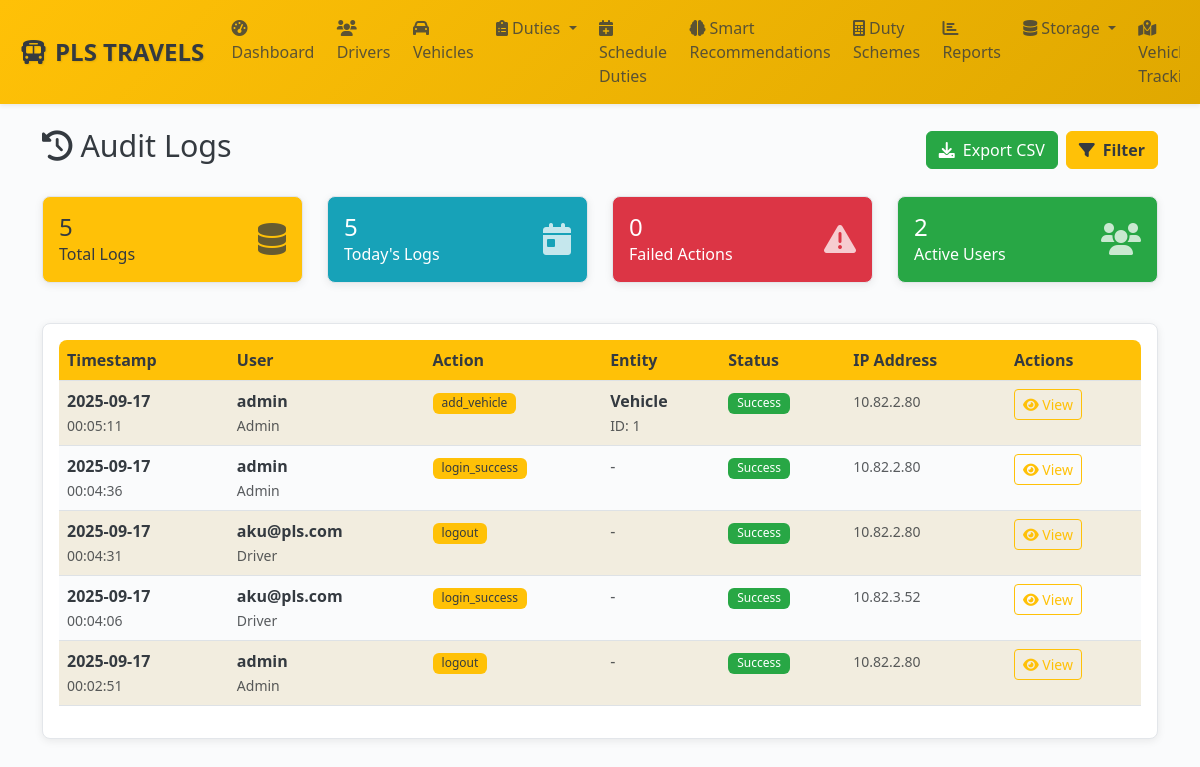
Screenshot of /admin/audit-logs (signed in) with the database file from the repository.
### models.py (models this page shows, shortened)
class AuditLog(db.Model):
    __tablename__ = 'audit_logs'
    id = db.Column(db.Integer, primary_key=True)
    user_id = db.Column(db.Integer, db.ForeignKey('users.id'), nullable=False, index=True)
    session_id = db.Column(db.String(100))
    action = db.Column(db.String(100), nullable=False, index=True)
    entity_type = db.Column(db.String(50), index=True)
    entity_id = db.Column(db.Integer)
    entity_uuid = db.Column(db.String(36))
    old_values = db.Column(db.Text)  # JSON
    new_values = db.Column(db.Text)  # JSON
    changed_fields = db.Column(db.Text)  # JSON array
    ip_address = db.Column(db.String(45))
    user_agent = db.Column(db.String(500))
    request_url = db.Column(db.String(500))
    request_method = db.Column(db.String(10))
    success = db.Column(db.Boolean, default=True)
    error_message = db.Column(db.Text)
    execution_time = db.Column(db.Float)  # milliseconds
    created_at = db.Column(db.DateTime, default=get_ist_time_naive, index=True)
    user = db.relationship('User', backref='audit_logs')
    __table_args__ = (
        Index('idx_audit_date_user', 'created_at', 'user_id'),
        Index('idx_audit_entity', 'entity_type', 'entity_id'),
    )

class User(UserMixin, db.Model):
    __tablename__ = 'users'
    id = db.Column(db.Integer, primary_key=True)
    uuid = db.Column(db.String(36), unique=True, nullable=False, default=lambda: str(uuid.uuid4()))
    username = db.Column(db.String(64), unique=True, nullable=False, index=True)
    email = db.Column(db.String(120), unique=True, nullable=False, index=True)
    password_hash = db.Column(db.String(256), nullable=False)
    role = db.Column(db.Enum(UserRole), nullable=False, default=UserRole.DRIVER, index=True)
    status = db.Column(db.Enum(UserStatus), nullable=False, default=UserStatus.ACTIVE, index=True)
    first_name = db.Column(db.String(50))
    last_name = db.Column(db.String(50))
    phone = db.Column(db.String(20), unique=True, index=True)
    whatsapp_number = db.Column(db.String(20), index=True)  # Dedicated WhatsApp number
    profile_picture = db.Column(db.String(255))
    last_login = db.Column(db.DateTime)
    login_count = db.Column(db.Integer, default=0)
    failed_login_attempts = db.Column(db.Integer, default=0)
    password_changed_at = db.Column(db.DateTime, default=get_ist_time_naive)
    two_factor_enabled = db.Column(db.Boolean, default=False)
    reset_token = db.Column(db.String(6))
    reset_token_expiry = db.Column(db.DateTime)
    created_at = db.Column(db.DateTime, default=get_ist_time_naive, nullable=False)
    updated_at = db.Column(db.DateTime, default=get_ist_time_naive, onupdate=get_ist_time_naive)
    created_by = db.Column(db.Integer, db.ForeignKey('users.id'))
    driver_profile = db.relationship('Driver', foreign_keys='Driver.user_id', backref='user', uselist=False, cascade='all, delete-orphan')
    managed_branches = db.relationship('Branch',
                                     secondary=manager_branches,
                                     primaryjoin='User.id == manager_branches.c.manager_id',
                                     secondaryjoin='Branch.id == manager_branches.c.branch_id',
                                     backref='managers')

### admin_routes.py (the view, shortened to what this page needs)
@admin_bp.route('/audit-logs')
@login_required
@admin_required
def audit_logs():
    page = request.args.get('page', 1, type=int)
    per_page = request.args.get('per_page', 50, type=int)
    user_filter = request.args.get('user', '', type=int)
    action_filter = request.args.get('action', '')
    entity_type_filter = request.args.get('entity_type', '')
    date_from = request.args.get('date_from', '')
    date_to = request.args.get('date_to', '')
    search_term = request.args.get('search', '')
    success_filter = request.args.get('success', '')
    query = AuditLog.query.join(User, AuditLog.user_id == User.id)
    if user_filter:
        query = query.filter(AuditLog.user_id == user_filter)
    if action_filter:
        query = query.filter(AuditLog.action.ilike(f'%{action_filter}%'))
    if entity_type_filter:
        query = query.filter(AuditLog.entity_type == entity_type_filter)
    if date_from:
        try:
            from_date = datetime.strptime(date_from, '%Y-%m-%d')
            query = query.filter(AuditLog.created_at >= from_date)
        except ValueError:
            pass
    if success_filter:
        success_bool = success_filter.lower() == 'true'
        query = query.filter(AuditLog.success == success_bool)
    audit_logs = query.order_by(desc(AuditLog.created_at)).paginate(
        page=page, per_page=per_page, error_out=False
    )
    users = User.query.filter(User.role.in_([UserRole.ADMIN, UserRole.MANAGER])).all()
    actions = db.session.query(AuditLog.action).distinct().order_by(AuditLog.action).all()
    entity_types = db.session.query(AuditLog.entity_type).distinct().filter(
        AuditLog.entity_type.isnot(None)
    ).order_by(AuditLog.entity_type).all()
    stats = {
        'total_logs': AuditLog.query.count(),
        'today_logs': AuditLog.query.filter(
            AuditLog.created_at >= datetime.now().date()
        ).count(),
        'failed_actions': AuditLog.query.filter(AuditLog.success == False).count(),
        'unique_users': db.session.query(AuditLog.user_id).distinct().count()
    }
    return render_template('admin/audit_logs.html',
                         audit_logs=audit_logs,
                         users=users,
                         actions=[a[0] for a in actions],
                         entity_types=[e[0] for e in entity_types],
                         user_filter=user_filter,
                         action_filter=action_filter,
                         entity_type_filter=entity_type_filter,
                         date_from=date_from,
                         date_to=date_to,
                         search_term=search_term,
                         success_filter=success_filter,
                         per_page=per_page,
                         stats=stats)

### admin_routes.py (called while the page is built)
def admin_required(f):
    @wraps(f)
    def decorated_function(*args, **kwargs):
        from models import UserRole
        if not current_user.is_authenticated or current_user.role != UserRole.ADMIN:
            flash('Admin access required.', 'error')
            return redirect(url_for('auth.login'))
        return f(*args, **kwargs)
    return decorated_function

### templates/admin/audit_logs.html (shortened to what this page needs)
{% extends "base.html" %}
{% block content %}
<div class="d-flex justify-content-between align-items-center mb-4">
    <h2><i class="fas fa-history me-2"></i>Audit Logs</h2>
    <div class="d-flex gap-2">
        <a href="{{ url_for('admin.export_audit_logs', **request.args) }}" class="btn btn-success">
            <i class="fas fa-download me-2"></i>Export CSV
        </a>
        <button class="btn btn-primary" data-bs-toggle="modal" data-bs-target="#filterModal">
            <i class="fas fa-filter me-2"></i>Filter
        </button>
    </div>
</div>
<div class="row mb-4">
    <div class="col-md-3 col-sm-6 mb-3">
        <div class="card bg-primary text-white">
            <div class="card-body">
                <div class="d-flex justify-content-between">
                    <div>
                        <h4 class="mb-0">{{ "{:,}".format(stats.total_logs) }}</h4>
                        <p class="mb-0">Total Logs</p>
                    </div>
                    <div class="align-self-center">
                        <i class="fas fa-database fa-2x opacity-75"></i>
                    </div>
                </div>
            </div>
        </div>
    </div>
    <div class="col-md-3 col-sm-6 mb-3">
        <div class="card bg-info text-white">
            <div class="card-body">
                <div class="d-flex justify-content-between">
                    <div>
                        <h4 class="mb-0">{{ "{:,}".format(stats.today_logs) }}</h4>
                        <p class="mb-0">Today's Logs</p>
                    </div>
                    <div class="align-self-center">
                        <i class="fas fa-calendar-day fa-2x opacity-75"></i>
                    </div>
                </div>
            </div>
        </div>
    </div>
    <div class="col-md-3 col-sm-6 mb-3">
        <div class="card bg-danger text-white">
            <div class="card-body">
                <div class="d-flex justify-content-between">
                    <div>
                        <h4 class="mb-0">{{ "{:,}".format(stats.failed_actions) }}</h4>
                        <p class="mb-0">Failed Actions</p>
                    </div>
                    <div class="align-self-center">
                        <i class="fas fa-exclamation-triangle fa-2x opacity-75"></i>
                    </div>
                </div>
            </div>
        </div>
    </div>
    <div class="col-md-3 col-sm-6 mb-3">
        <div class="card bg-success text-white">
            <div class="card-body">
                <div class="d-flex justify-content-between">
                    <div>
                        <h4 class="mb-0">{{ "{:,}".format(stats.unique_users) }}</h4>
                        <p class="mb-0">Active Users</p>
                    </div>
                    <div class="align-self-center">
                        <i class="fas fa-users fa-2x opacity-75"></i>
                    </div>
                </div>
            </div>
        </div>
    </div>
</div>
<div class="card">
    <div class="card-body">
        {% if audit_logs.items %}
        <div class="table-responsive">
            <table class="table table-striped table-hover">
                <thead>
                    <tr>
                        <th>Timestamp</th>
                        <th>User</th>
                        <th>Action</th>
                        <th>Entity</th>
                        <th>Status</th>
                        <th>IP Address</th>
                        <th>Actions</th>
                    </tr>
                </thead>
                <tbody>
                    {% for log in audit_logs.items %}
                    <tr class="{% if not log.success %}table-danger{% endif %}">
                        <td>
                            <div>
                                <strong>{{ log.created_at.strftime('%Y-%m-%d') }}</strong><br>
                                <small class="text-muted">{{ log.created_at.strftime('%H:%M:%S') }}</small>
                            </div>
                        </td>
                        <td>
                            {% if log.user %}
                            <div>
                                <strong>{{ log.user.username }}</strong><br>
                                <small class="text-muted">{{ log.user.role.value.title() }}</small>
                            </div>
                            {% else %}
                            <span class="text-muted">Unknown User</span>
                            {% endif %}
                        </td>
                        <td>
                            <span class="badge bg-primary">{{ log.action }}</span>
                        </td>
                        <td>
                            {% if log.entity_type %}
                            <div>
                                <strong>{{ log.entity_type.title() }}</strong>
                                {% if log.entity_id %}
                                <br><small class="text-muted">ID: {{ log.entity_id }}</small>
                                {% endif %}
                            </div>
                            {% else %}
                            <span class="text-muted">-</span>
                            {% endif %}
                        </td>
                        <td>
                            {% if log.success %}
                                <span class="badge bg-success">Success</span>
                            {% else %}
                                <span class="badge bg-danger">Failed</span>
                            {% endif %}
                        </td>
                        <td>
                            <small class="text-muted">{{ log.ip_address or '-' }}</small>
                        </td>
                        <td>
                            <a href="{{ url_for('admin.view_audit_log', log_id=log.id) }}" class="btn btn-sm btn-outline-primary">
                                <i class="fas fa-eye"></i> View
                            </a>
                        </td>
                    </tr>
                    {% endfor %}
                </tbody>
            </table>
        </div>
        {% else %}
        <div class="text-center py-5">
            <i class="fas fa-history fa-3x text-muted mb-3"></i>
            <h5 class="text-muted">No audit logs found</h5>
            <p class="text-muted">Try adjusting your filters or check back later.</p>
        </div>
        {% endif %}
    </div>
</div>
{% endblock %}

### static/css/custom.css (style rules this page uses)
:root { --pls-primary: #ffc107; --pls-secondary: #6c757d; --pls-success: #28a745; --pls-warning: #fd7e14; --pls-danger: #dc3545; --pls-info: #17a2b8; --pls-light: #ffffff; --pls-dark: #343a40; --pls-accent: #6f42c1; --pls-text-dark: #343a40; --pls-text-light: #ffffff; --pls-gray-light: #f8f9fa; --pls-gray-medium: #6c757d; --pls-gray-dark: #495057; }
@media (min-width: 769px) { .card { box-shadow: 0 4px 12px rgba(0,0,0,0.08); transition: transform 0.2s ease, box-shadow 0.2s ease; } }
@media (min-width: 769px) { .btn { transition: all 0.2s ease; } }
.table-responsive { border-radius: 8px; overflow: hidden; }
.card { border: 1px solid #dee2e6; box-shadow: 0 0.125rem 0.25rem rgba(0, 0, 0, 0.075); transition: box-shadow 0.15s ease-in-out; }
.badge { font-weight: 500; padding: 0.375em 0.75em; }
.btn { transition: all 0.15s ease-in-out; }
.table th { border-top: none; font-weight: 600; color: var(--pls-text-dark); background-color: var(--pls-primary); position: sticky; top: 0; z-index: 10; }
.table-striped > tbody > tr:nth-of-type(odd) > td { background-color: rgba(255, 193, 7, 0.08); }
.btn-outline-primary { color: var(--pls-primary); border-color: var(--pls-primary); }
[data-bs-theme="light"] { --bs-body-bg: #fafbfc; --bs-body-color: var(--pls-text-dark); --bs-primary: var(--pls-primary); --bs-secondary: var(--pls-secondary); }
[data-bs-theme="light"] .card { background-color: var(--pls-light); border: 1px solid #e3e6ea; box-shadow: 0 2px 8px rgba(0,0,0,0.08); border-radius: 8px; }
[data-bs-theme="light"] .table th { background-color: var(--pls-primary); color: var(--pls-text-dark); }
[data-bs-theme="light"] .btn-primary { background-color: var(--pls-primary); border-color: var(--pls-primary); color: var(--pls-text-dark); font-weight: 600; }
@media (min-width: 1200px) { h2 { font-size: 1.9rem; } }
.bg-success { background-color: var(--pls-success) !important; color: var(--pls-text-light) !important; }
.bg-info { background-color: var(--pls-info) !important; color: var(--pls-text-light) !important; }
.bg-primary { background-color: var(--pls-primary) !important; color: var(--pls-text-light) !important; }
.bg-primary { background-color: var(--pls-primary) !important; color: var(--pls-text-dark) !important; }
.bg-danger { background-color: var(--pls-danger) !important; color: var(--pls-text-light) !important; }
.btn-success { background-color: var(--pls-success) !important; border-color: var(--pls-success) !important; color: var(--pls-text-light) !important; }

### rows the page displays
AuditLog: created_at "2025-09-17", created_at "00:05:11", user.username "admin", user.role.value "Admin", action "add_vehicle", entity_type "Vehicle", entity_id "1", success "Success", ip_address "10.82.2.80"
AuditLog: created_at "2025-09-17", created_at "00:04:36", user.username "admin", user.role.value "Admin", action "login_success", success "Success", ip_address "10.82.2.80"
AuditLog: created_at "2025-09-17", created_at "00:04:31", user.username "aku@pls.com", user.role.value "Driver", action "logout", success "Success", ip_address "10.82.2.80"
AuditLog: created_at "2025-09-17", created_at "00:04:06", user.username "aku@pls.com", user.role.value "Driver", action "login_success", success "Success", ip_address "10.82.3.52"
AuditLog: created_at "2025-09-17", created_at "00:02:51", user.username "admin", user.role.value "Admin", action "logout", success "Success", ip_address "10.82.2.80"

### other values shown
{{ "{:,}".format(stats.total_logs) }} "5"
{{ "{:,}".format(stats.today_logs) }} "5"
{{ "{:,}".format(stats.failed_actions) }} "0"
{{ "{:,}".format(stats.unique_users) }} "2"
